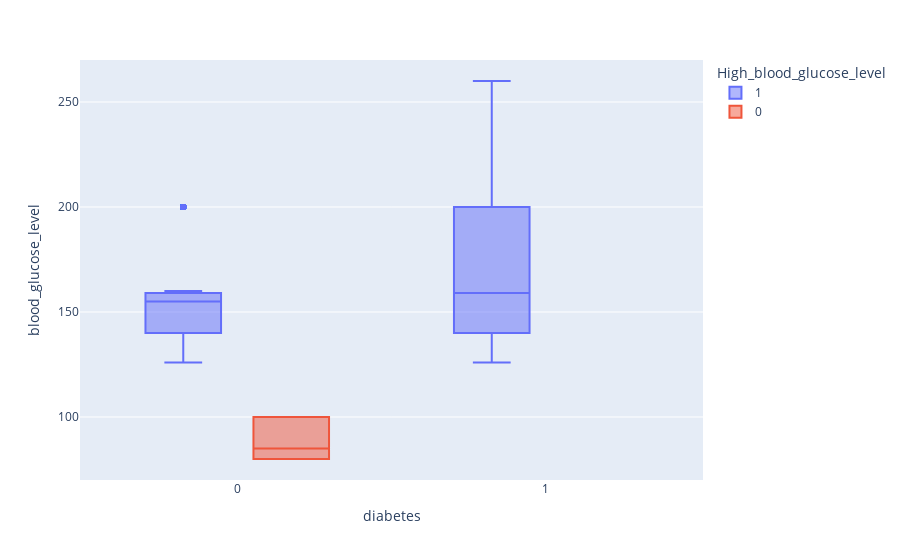

Notebook cell for this chart:
### Code cell
#plotly - boxplot
fig = px.box(df, x="diabetes", y="blood_glucose_level", color="High_blood_glucose_level")
fig.show()

### Figure 1 — Plotly figure (JSON) as saved in the notebook; plotly's stock layout.template omitted (floating-point values rounded to 4 significant figures; data arrays with more than 128 entries replaced by an {"elided": "..."} marker saying what was removed)
{"data": [{"alignmentgroup": "True", "hovertemplate": "High_blood_glucose_level=1<br>diabetes=%{x}<br>blood_glucose_level=%{y}<extra></extra>", "legendgroup": "1", "marker": {"color": "#636efa"}, "name": "1", "notched": false, "offsetgroup": "1", "orientation": "v", "showlegend": true, "type": "box", "x": {"elided": "7023 int values"}, "x0": " ", "xaxis": "x", "y": {"elided": "7023 int values"}, "y0": " ", "yaxis": "y"}, {"alignmentgroup": "True", "hovertemplate": "High_blood_glucose_level=0<br>diabetes=%{x}<br>blood_glucose_level=%{y}<extra></extra>", "legendgroup": "0", "marker": {"color": "#EF553B"}, "name": "0", "notched": false, "offsetgroup": "0", "orientation": "v", "showlegend": true, "type": "box", "x": {"elided": "2788 int values"}, "x0": " ", "xaxis": "x", "y": {"elided": "2788 int values"}, "y0": " ", "yaxis": "y"}], "layout": {"boxmode": "group", "legend": {"title": {"text": "High_blood_glucose_level"}, "tracegroupgap": 0}, "margin": {"t": 60}, "xaxis": {"anchor": "y", "domain": [0, 1], "title": {"text": "diabetes"}}, "yaxis": {"anchor": "x", "domain": [0, 1], "title": {"text": "blood_glucose_level"}}}}
